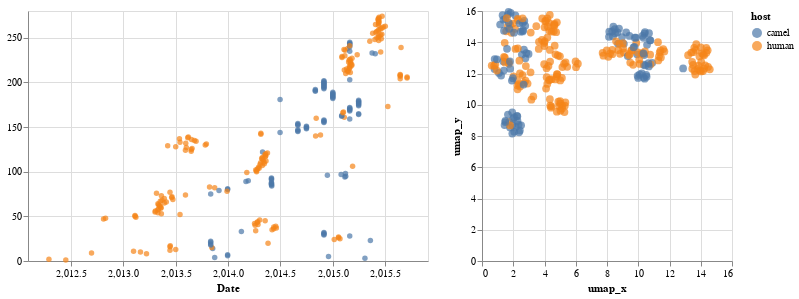

Notebook code cell kept with this figure:
### Code cell
list_of_data_and_titles = ['umap_x','umap_y']
list_of_chart = linking_tree_with_plots_brush(
    merged_umap_df,
    list_of_data_and_titles,
    list_of_data_and_titles,
    'host:N',
    ["host","strain:N"]
)
chart_umap = list_of_chart[0]|list_of_chart[1]
chart_umap
#chart.save("../docs/UMAPMERSBrush.html")

### Figure 1 — Vega-Lite specification as saved in the notebook (floating-point values rounded to 4 significant figures; data arrays with more than 128 entries replaced by an {"elided": "..."} marker saying what was removed)
{"$schema": "https://vega.github.io/schema/vega-lite/v3.4.0.json", "config": {"mark": {"tooltip": null}, "view": {"height": 300, "width": 400}}, "data": {"name": "data-2f94c581b0264e5945cabf19dacf3747"}, "datasets": {"data-2f94c581b0264e5945cabf19dacf3747": {"elided": "274 records"}}, "hconcat": [{"encoding": {"color": {"condition": {"field": "host", "selection": "selector034", "type": "nominal"}, "value": "gray"}, "tooltip": [{"field": "host", "type": "nominal"}, {"field": "strain", "type": "nominal"}], "x": {"field": "date", "scale": {"domain": [2012.0, 2016.0]}, "title": "Date", "type": "quantitative"}, "y": {"field": "y", "title": "", "type": "quantitative"}}, "height": 250, "mark": "circle", "selection": {"selector034": {"resolve": "global", "type": "interval"}}, "width": 400}, {"encoding": {"color": {"condition": {"field": "host", "selection": "selector034", "type": "nominal"}, "value": "gray"}, "tooltip": [{"field": "host", "type": "nominal"}, {"field": "strain", "type": "nominal"}], "x": {"field": "umap_x", "title": "umap_x", "type": "quantitative"}, "y": {"field": "umap_y", "title": "umap_y", "type": "quantitative"}}, "height": 250, "mark": {"size": 60, "type": "circle"}, "selection": {"selector034": {"resolve": "global", "type": "interval"}}, "width": 250}]}
